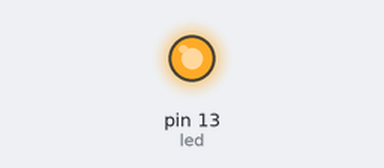
The sketch below on a simulated Arduino Uno, built with avr-gcc and run on an emulated ATmega328P. On the bench: output pins drawn as LEDs (lit = HIGH).

Above: at 0.05 s.
At 3.95 s:
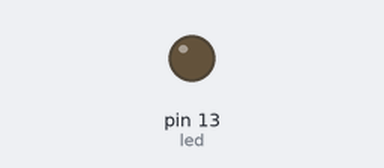
Timing chart, 0 to 9.2 s (numbered marks = the images above):
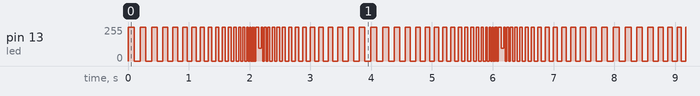

The sketch:

sketch_jan17a.ino
```cpp
int led = 13;
int dlay = 100;
int top = dlay;
int intr = 5;
int btm = intr;

void setup() {
  pinMode(led, OUTPUT);
}

void loop() {
  digitalWrite(led, HIGH);
  delay(dlay);
  digitalWrite(led, LOW);
  delay(dlay);
  if((dlay <= btm) || (dlay >= top)) {
    intr = -intr;
  }
  dlay += intr;
}
```

Measured:
- by itself, pin 13 (led): moves between 0/255 and 255/255, repeating every 4.0 s
